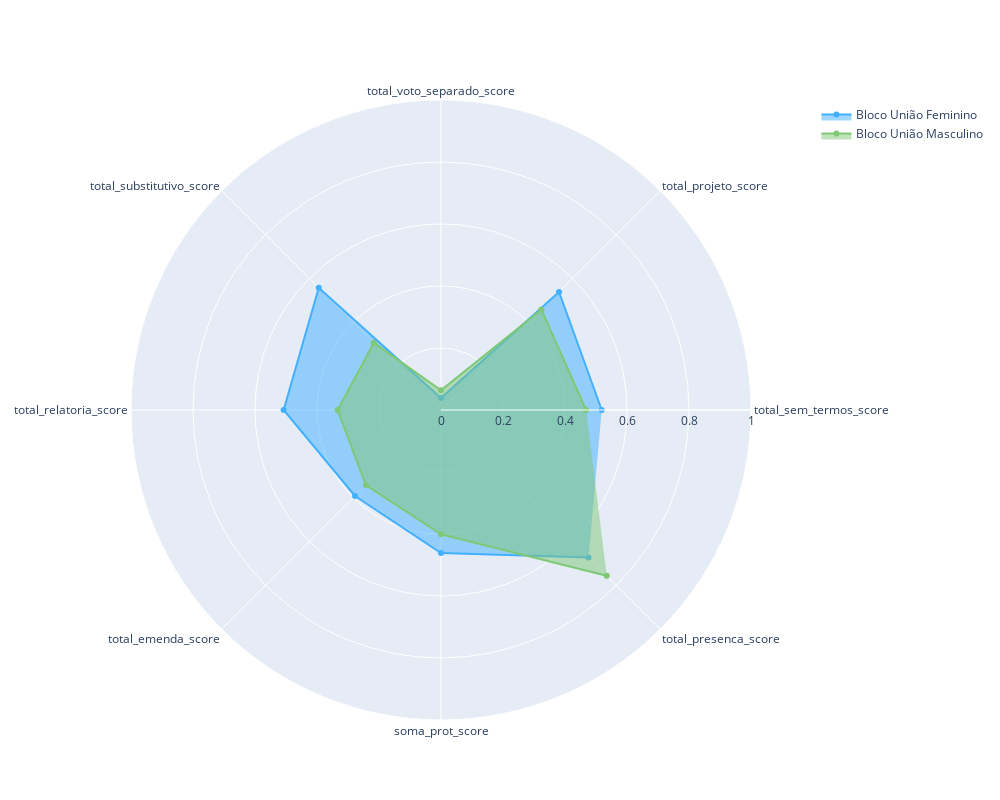

Notebook cell for this chart:
### Code cell
# Bloco União
bloco_uniao = indicadores[indicadores['bloco'] == 'Bloco União']
bloco_uniao_sexo = bloco_uniao.groupby(['sexo']).mean().reset_index()

categories = ['total_sem_termos_score','total_projeto_score','total_voto_separado_score','total_substitutivo_score','total_relatoria_score','total_emenda_score','soma_prot_score','total_presenca_score']

color_map = {
    'Masculino': '#7EC876',
    'Feminino': '#42B0FF'
}

fig = go.Figure()

# Adicionar traces ao gráfico para cada combinação de bloco e sexo
for (sexo), group in bloco_uniao_sexo.groupby(['sexo']):
    fig.add_trace(go.Scatterpolar(
        r=group[categories].values.flatten().tolist(),
        theta=categories,
        fill='toself',
        name=f'Bloco União {sexo}',
        line_color=color_map[sexo],
    ))

# Customização do gráfico
fig.update_layout(
    polar=dict(
        radialaxis=dict(
            visible=True,
            range=[0, 1]  # ajuste conforme necessário
        )),
    showlegend=True,
    width=1000,  # Largura da figura
    height=800  # Altura da figura
)

# Salvando o gráfico
fig.show()

### Figure 1 — Plotly figure (JSON) as saved in the notebook; plotly's stock layout.template omitted (floating-point values rounded to 4 significant figures)
{"data": [{"fill": "toself", "line": {"color": "#42B0FF"}, "name": "Bloco União Feminino", "r": [0.5185, 0.5385, 0.03846, 0.5577, 0.5077, 0.3923, 0.4615, 0.6731], "theta": ["total_sem_termos_score", "total_projeto_score", "total_voto_separado_score", "total_substitutivo_score", "total_relatoria_score", "total_emenda_score", "soma_prot_score", "total_presenca_score"], "type": "scatterpolar"}, {"fill": "toself", "line": {"color": "#7EC876"}, "name": "Bloco União Masculino", "r": [0.4682, 0.4579, 0.06383, 0.3064, 0.3333, 0.3426, 0.4007, 0.756], "theta": ["total_sem_termos_score", "total_projeto_score", "total_voto_separado_score", "total_substitutivo_score", "total_relatoria_score", "total_emenda_score", "soma_prot_score", "total_presenca_score"], "type": "scatterpolar"}], "layout": {"height": 800, "polar": {"angularaxis": {"type": "category"}, "radialaxis": {"autorange": false, "range": [0, 1], "type": "linear", "visible": true}}, "showlegend": true, "width": 1000}}
